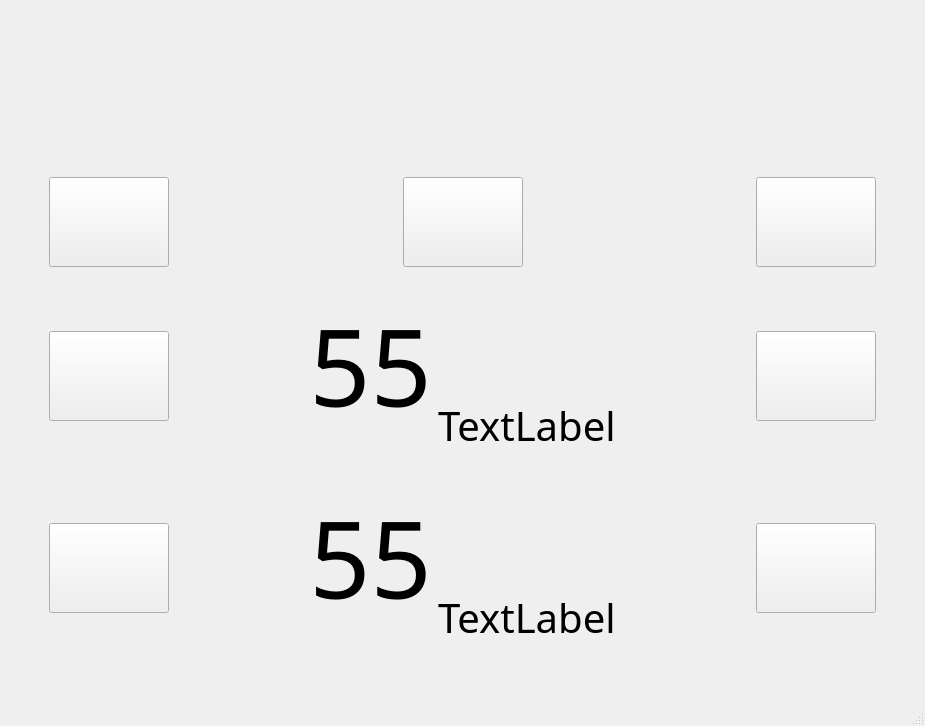
<?xml version="1.0" encoding="UTF-8"?>
<ui version="4.0">
 <class>MainWindow</class>
 <widget class="QMainWindow" name="MainWindow">
  <property name="geometry">
   <rect>
    <x>0</x>
    <y>0</y>
    <width>925</width>
    <height>726</height>
   </rect>
  </property>
  <property name="minimumSize">
   <size>
    <width>480</width>
    <height>320</height>
   </size>
  </property>
  <property name="maximumSize">
   <size>
    <width>4800</width>
    <height>3200</height>
   </size>
  </property>
  <property name="windowTitle">
   <string>MainWindow</string>
  </property>
  <widget class="QWidget" name="centralwidget">
   <layout class="QVBoxLayout" name="verticalLayout">
    <item>
     <spacer name="verticalSpacer">
      <property name="orientation">
       <enum>Qt::Vertical</enum>
      </property>
      <property name="sizeType">
       <enum>QSizePolicy::Expanding</enum>
      </property>
      <property name="sizeHint" stdset="0">
       <size>
        <width>20</width>
        <height>1</height>
       </size>
      </property>
     </spacer>
    </item>
    <item>
     <layout class="QHBoxLayout" name="horizontalLayout_5">
      <item>
       <spacer name="horizontalSpacer_5">
        <property name="orientation">
         <enum>Qt::Horizontal</enum>
        </property>
        <property name="sizeType">
         <enum>QSizePolicy::Fixed</enum>
        </property>
        <property name="sizeHint" stdset="0">
         <size>
          <width>40</width>
          <height>30</height>
         </size>
        </property>
       </spacer>
      </item>
      <item>
       <layout class="QVBoxLayout" name="verticalLayout_4">
        <item>
         <layout class="QHBoxLayout" name="horizontalLayout_2">
          <property name="spacing">
           <number>0</number>
          </property>
          <item>
           <widget class="QPushButton" name="button_menu">
            <property name="minimumSize">
             <size>
              <width>120</width>
              <height>90</height>
             </size>
            </property>
            <property name="maximumSize">
             <size>
              <width>85</width>
              <height>70</height>
             </size>
            </property>
            <property name="font">
             <font>
              <pointsize>16</pointsize>
             </font>
            </property>
            <property name="whatsThis">
             <string/>
            </property>
            <property name="accessibleName">
             <string/>
            </property>
            <property name="layoutDirection">
             <enum>Qt::LeftToRight</enum>
            </property>
            <property name="autoFillBackground">
             <bool>false</bool>
            </property>
            <property name="text">
             <string/>
            </property>
            <property name="iconSize">
             <size>
              <width>150</width>
              <height>150</height>
             </size>
            </property>
            <property name="autoRepeatInterval">
             <number>100</number>
            </property>
            <property name="autoDefault">
             <bool>false</bool>
            </property>
            <property name="default">
             <bool>false</bool>
            </property>
            <property name="flat">
             <bool>false</bool>
            </property>
           </widget>
          </item>
          <item>
           <spacer name="horizontalSpacer">
            <property name="orientation">
             <enum>Qt::Horizontal</enum>
            </property>
            <property name="sizeHint" stdset="0">
             <size>
              <width>40</width>
              <height>20</height>
             </size>
            </property>
           </spacer>
          </item>
          <item>
           <widget class="QPushButton" name="button_start">
            <property name="minimumSize">
             <size>
              <width>120</width>
              <height>90</height>
             </size>
            </property>
            <property name="maximumSize">
             <size>
              <width>85</width>
              <height>70</height>
             </size>
            </property>
            <property name="font">
             <font>
              <pointsize>16</pointsize>
             </font>
            </property>
            <property name="whatsThis">
             <string/>
            </property>
            <property name="accessibleName">
             <string/>
            </property>
            <property name="layoutDirection">
             <enum>Qt::LeftToRight</enum>
            </property>
            <property name="autoFillBackground">
             <bool>false</bool>
            </property>
            <property name="text">
             <string/>
            </property>
            <property name="autoRepeatInterval">
             <number>100</number>
            </property>
            <property name="autoDefault">
             <bool>false</bool>
            </property>
            <property name="default">
             <bool>false</bool>
            </property>
            <property name="flat">
             <bool>false</bool>
            </property>
           </widget>
          </item>
          <item>
           <spacer name="horizontalSpacer_2">
            <property name="orientation">
             <enum>Qt::Horizontal</enum>
            </property>
            <property name="sizeHint" stdset="0">
             <size>
              <width>40</width>
              <height>20</height>
             </size>
            </property>
           </spacer>
          </item>
          <item>
           <widget class="QPushButton" name="button_view">
            <property name="minimumSize">
             <size>
              <width>120</width>
              <height>90</height>
             </size>
            </property>
            <property name="maximumSize">
             <size>
              <width>85</width>
              <height>70</height>
             </size>
            </property>
            <property name="font">
             <font>
              <pointsize>16</pointsize>
             </font>
            </property>
            <property name="whatsThis">
             <string/>
            </property>
            <property name="accessibleName">
             <string/>
            </property>
            <property name="layoutDirection">
             <enum>Qt::LeftToRight</enum>
            </property>
            <property name="autoFillBackground">
             <bool>false</bool>
            </property>
            <property name="text">
             <string/>
            </property>
            <property name="autoRepeatInterval">
             <number>100</number>
            </property>
            <property name="autoDefault">
             <bool>false</bool>
            </property>
            <property name="default">
             <bool>false</bool>
            </property>
            <property name="flat">
             <bool>false</bool>
            </property>
           </widget>
          </item>
         </layout>
        </item>
        <item>
         <spacer name="verticalSpacer_4">
          <property name="orientation">
           <enum>Qt::Vertical</enum>
          </property>
          <property name="sizeType">
           <enum>QSizePolicy::Minimum</enum>
          </property>
          <property name="sizeHint" stdset="0">
           <size>
            <width>20</width>
            <height>17</height>
           </size>
          </property>
         </spacer>
        </item>
        <item>
         <layout class="QHBoxLayout" name="horizontalLayout_3">
          <item>
           <widget class="QPushButton" name="button_minus">
            <property name="minimumSize">
             <size>
              <width>120</width>
              <height>90</height>
             </size>
            </property>
            <property name="maximumSize">
             <size>
              <width>85</width>
              <height>70</height>
             </size>
            </property>
            <property name="font">
             <font>
              <pointsize>26</pointsize>
             </font>
            </property>
            <property name="text">
             <string/>
            </property>
            <property name="autoRepeatInterval">
             <number>100</number>
            </property>
           </widget>
          </item>
          <item>
           <spacer name="horizontalSpacer_3">
            <property name="orientation">
             <enum>Qt::Horizontal</enum>
            </property>
            <property name="sizeHint" stdset="0">
             <size>
              <width>40</width>
              <height>20</height>
             </size>
            </property>
           </spacer>
          </item>
          <item>
           <layout class="QVBoxLayout" name="verticalLayout_2">
            <item>
             <spacer name="verticalSpacer_9">
              <property name="orientation">
               <enum>Qt::Vertical</enum>
              </property>
              <property name="sizeType">
               <enum>QSizePolicy::Fixed</enum>
              </property>
              <property name="sizeHint" stdset="0">
               <size>
                <width>20</width>
                <height>10</height>
               </size>
              </property>
             </spacer>
            </item>
            <item>
             <widget class="QLabel" name="value">
              <property name="minimumSize">
               <size>
                <width>0</width>
                <height>150</height>
               </size>
              </property>
              <property name="font">
               <font>
                <family>Siemens AD Sans</family>
                <pointsize>80</pointsize>
               </font>
              </property>
              <property name="text">
               <string>55</string>
              </property>
              <property name="alignment">
               <set>Qt::AlignCenter</set>
              </property>
             </widget>
            </item>
            <item>
             <spacer name="verticalSpacer_10">
              <property name="orientation">
               <enum>Qt::Vertical</enum>
              </property>
              <property name="sizeHint" stdset="0">
               <size>
                <width>20</width>
                <height>13</height>
               </size>
              </property>
             </spacer>
            </item>
           </layout>
          </item>
          <item>
           <widget class="QLabel" name="value_mini">
            <property name="font">
             <font>
              <family>Siemens AD Sans</family>
              <pointsize>30</pointsize>
             </font>
            </property>
            <property name="text">
             <string>TextLabel</string>
            </property>
            <property name="alignment">
             <set>Qt::AlignBottom|Qt::AlignLeading|Qt::AlignLeft</set>
            </property>
           </widget>
          </item>
          <item>
           <spacer name="horizontalSpacer_4">
            <property name="orientation">
             <enum>Qt::Horizontal</enum>
            </property>
            <property name="sizeHint" stdset="0">
             <size>
              <width>40</width>
              <height>20</height>
             </size>
            </property>
           </spacer>
          </item>
          <item>
           <widget class="QPushButton" name="button_plus">
            <property name="minimumSize">
             <size>
              <width>120</width>
              <height>90</height>
             </size>
            </property>
            <property name="maximumSize">
             <size>
              <width>85</width>
              <height>70</height>
             </size>
            </property>
            <property name="font">
             <font>
              <pointsize>26</pointsize>
             </font>
            </property>
            <property name="text">
             <string/>
            </property>
            <property name="autoRepeatInterval">
             <number>100</number>
            </property>
           </widget>
          </item>
         </layout>
        </item>
        <item>
         <spacer name="verticalSpacer_3">
          <property name="orientation">
           <enum>Qt::Vertical</enum>
          </property>
          <property name="sizeType">
           <enum>QSizePolicy::Minimum</enum>
          </property>
          <property name="sizeHint" stdset="0">
           <size>
            <width>20</width>
            <height>13</height>
           </size>
          </property>
         </spacer>
        </item>
        <item>
         <layout class="QHBoxLayout" name="horizontalLayout_4">
          <item>
           <widget class="QPushButton" name="button_left">
            <property name="minimumSize">
             <size>
              <width>120</width>
              <height>90</height>
             </size>
            </property>
            <property name="maximumSize">
             <size>
              <width>85</width>
              <height>70</height>
             </size>
            </property>
            <property name="font">
             <font>
              <pointsize>26</pointsize>
             </font>
            </property>
            <property name="text">
             <string/>
            </property>
            <property name="iconSize">
             <size>
              <width>150</width>
              <height>150</height>
             </size>
            </property>
            <property name="autoRepeatInterval">
             <number>100</number>
            </property>
           </widget>
          </item>
          <item>
           <spacer name="horizontalSpacer_7">
            <property name="orientation">
             <enum>Qt::Horizontal</enum>
            </property>
            <property name="sizeType">
             <enum>QSizePolicy::Expanding</enum>
            </property>
            <property name="sizeHint" stdset="0">
             <size>
              <width>40</width>
              <height>20</height>
             </size>
            </property>
           </spacer>
          </item>
          <item>
           <layout class="QVBoxLayout" name="verticalLayout_5">
            <item>
             <spacer name="verticalSpacer_11">
              <property name="orientation">
               <enum>Qt::Vertical</enum>
              </property>
              <property name="sizeType">
               <enum>QSizePolicy::Fixed</enum>
              </property>
              <property name="sizeHint" stdset="0">
               <size>
                <width>20</width>
                <height>10</height>
               </size>
              </property>
             </spacer>
            </item>
            <item>
             <widget class="QLabel" name="value_2">
              <property name="minimumSize">
               <size>
                <width>0</width>
                <height>150</height>
               </size>
              </property>
              <property name="font">
               <font>
                <family>Siemens AD Sans</family>
                <pointsize>80</pointsize>
               </font>
              </property>
              <property name="text">
               <string>55</string>
              </property>
              <property name="alignment">
               <set>Qt::AlignCenter</set>
              </property>
             </widget>
            </item>
            <item>
             <spacer name="verticalSpacer_12">
              <property name="orientation">
               <enum>Qt::Vertical</enum>
              </property>
              <property name="sizeHint" stdset="0">
               <size>
                <width>20</width>
                <height>13</height>
               </size>
              </property>
             </spacer>
            </item>
           </layout>
          </item>
          <item>
           <widget class="QLabel" name="value_mini_2">
            <property name="font">
             <font>
              <family>Siemens AD Sans</family>
              <pointsize>30</pointsize>
             </font>
            </property>
            <property name="text">
             <string>TextLabel</string>
            </property>
            <property name="alignment">
             <set>Qt::AlignBottom|Qt::AlignLeading|Qt::AlignLeft</set>
            </property>
           </widget>
          </item>
          <item>
           <spacer name="horizontalSpacer_8">
            <property name="orientation">
             <enum>Qt::Horizontal</enum>
            </property>
            <property name="sizeHint" stdset="0">
             <size>
              <width>40</width>
              <height>20</height>
             </size>
            </property>
           </spacer>
          </item>
          <item>
           <widget class="QPushButton" name="button_right">
            <property name="minimumSize">
             <size>
              <width>120</width>
              <height>90</height>
             </size>
            </property>
            <property name="maximumSize">
             <size>
              <width>85</width>
              <height>70</height>
             </size>
            </property>
            <property name="font">
             <font>
              <pointsize>26</pointsize>
             </font>
            </property>
            <property name="text">
             <string/>
            </property>
            <property name="iconSize">
             <size>
              <width>150</width>
              <height>150</height>
             </size>
            </property>
            <property name="autoRepeatInterval">
             <number>100</number>
            </property>
           </widget>
          </item>
         </layout>
        </item>
       </layout>
      </item>
      <item>
       <spacer name="horizontalSpacer_6">
        <property name="orientation">
         <enum>Qt::Horizontal</enum>
        </property>
        <property name="sizeType">
         <enum>QSizePolicy::Fixed</enum>
        </property>
        <property name="sizeHint" stdset="0">
         <size>
          <width>40</width>
          <height>30</height>
         </size>
        </property>
       </spacer>
      </item>
     </layout>
    </item>
    <item>
     <spacer name="verticalSpacer_2">
      <property name="orientation">
       <enum>Qt::Vertical</enum>
      </property>
      <property name="sizeType">
       <enum>QSizePolicy::Minimum</enum>
      </property>
      <property name="sizeHint" stdset="0">
       <size>
        <width>20</width>
        <height>50</height>
       </size>
      </property>
     </spacer>
    </item>
   </layout>
  </widget>
  <widget class="QMenuBar" name="menubar">
   <property name="geometry">
    <rect>
     <x>0</x>
     <y>0</y>
     <width>925</width>
     <height>26</height>
    </rect>
   </property>
  </widget>
  <widget class="QStatusBar" name="statusbar"/>
 </widget>
 <resources/>
 <connections/>
</ui>
